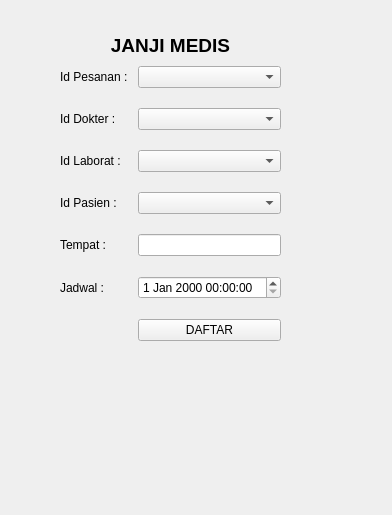
<?xml version="1.0" encoding="UTF-8"?>
<ui version="4.0">
 <class>Form</class>
 <widget class="QWidget" name="Form">
  <property name="geometry">
   <rect>
    <x>0</x>
    <y>0</y>
    <width>392</width>
    <height>515</height>
   </rect>
  </property>
  <property name="windowTitle">
   <string>Form</string>
  </property>
  <widget class="QWidget" name="verticalLayoutWidget">
   <property name="geometry">
    <rect>
     <x>60</x>
     <y>30</y>
     <width>221</width>
     <height>311</height>
    </rect>
   </property>
   <layout class="QVBoxLayout" name="verticalLayout">
    <item>
     <widget class="QLabel" name="judul_label">
      <property name="font">
       <font>
        <pointsize>14</pointsize>
        <weight>75</weight>
        <bold>true</bold>
       </font>
      </property>
      <property name="text">
       <string>JANJI MEDIS</string>
      </property>
      <property name="alignment">
       <set>Qt::AlignCenter</set>
      </property>
     </widget>
    </item>
    <item>
     <layout class="QFormLayout" name="janjimedis_layout_form">
      <property name="horizontalSpacing">
       <number>10</number>
      </property>
      <property name="verticalSpacing">
       <number>20</number>
      </property>
      <item row="0" column="0">
       <widget class="QLabel" name="pesanan_label">
        <property name="text">
         <string>Id Pesanan :</string>
        </property>
       </widget>
      </item>
      <item row="1" column="0">
       <widget class="QLabel" name="dokter_label">
        <property name="text">
         <string>Id Dokter :</string>
        </property>
       </widget>
      </item>
      <item row="2" column="0">
       <widget class="QLabel" name="laborat_label">
        <property name="text">
         <string>Id Laborat :</string>
        </property>
       </widget>
      </item>
      <item row="3" column="0">
       <widget class="QLabel" name="pasien_label">
        <property name="text">
         <string>Id Pasien :</string>
        </property>
       </widget>
      </item>
      <item row="4" column="0">
       <widget class="QLabel" name="tempat_label">
        <property name="text">
         <string>Tempat :</string>
        </property>
       </widget>
      </item>
      <item row="4" column="1">
       <widget class="QLineEdit" name="tempat_lineEdit"/>
      </item>
      <item row="0" column="1">
       <widget class="QComboBox" name="pesanan_comboBox"/>
      </item>
      <item row="1" column="1">
       <widget class="QComboBox" name="dokter_comboBox"/>
      </item>
      <item row="2" column="1">
       <widget class="QComboBox" name="laborat_comboBox"/>
      </item>
      <item row="3" column="1">
       <widget class="QComboBox" name="pasien_comboBox"/>
      </item>
      <item row="5" column="1">
       <widget class="QDateTimeEdit" name="jadwal_timeEdit"/>
      </item>
      <item row="5" column="0">
       <widget class="QLabel" name="jadwal_label">
        <property name="text">
         <string>Jadwal :</string>
        </property>
       </widget>
      </item>
      <item row="6" column="1">
       <widget class="QPushButton" name="daftar_button">
        <property name="text">
         <string>DAFTAR</string>
        </property>
       </widget>
      </item>
     </layout>
    </item>
   </layout>
  </widget>
 </widget>
 <resources/>
 <connections/>
</ui>
